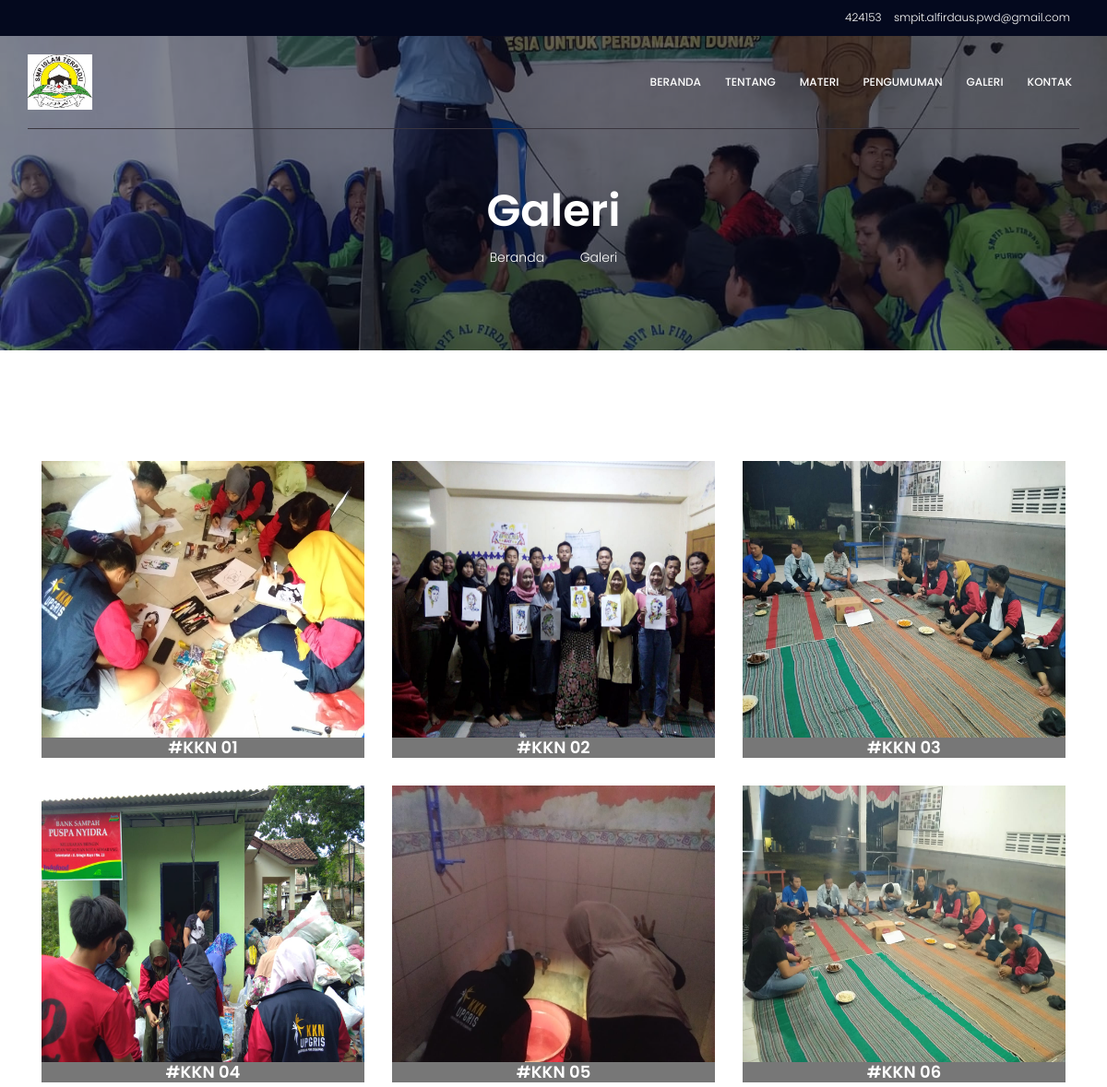
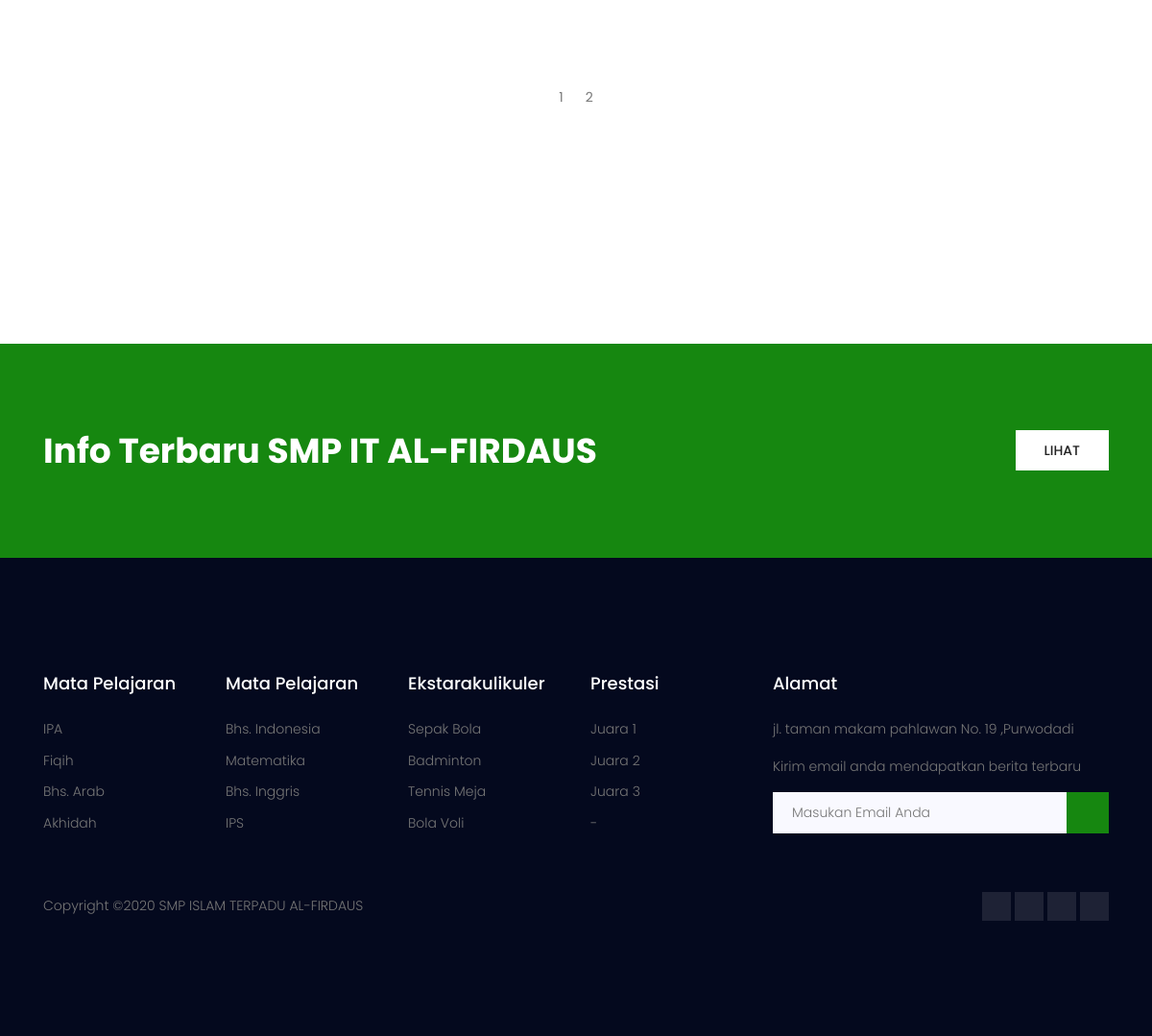
The page /galeri.php on the database its author committed (2 pictures, top to bottom).
### tables this page shows
CREATE TABLE `galeri` (
  `id_galeri` int(11) NOT NULL,
  `photo_galeri` text,
  `kegiatan_galeri` text
);

### galeri.php (the view, shortened to what this page needs)
<!DOCTYPE html>
<html lang="zxx" class="no-js">
<head>
		<link rel="stylesheet" href="css/linearicons.css">
		<link rel="stylesheet" href="css/font-awesome.min.css">
		<link rel="stylesheet" href="css/bootstrap.css">
		<link rel="stylesheet" href="css/magnific-popup.css">
		<link rel="stylesheet" href="css/nice-select.css">
		<link rel="stylesheet" href="css/animate.min.css">
		<link rel="stylesheet" href="css/owl.carousel.css">
		<link rel="stylesheet" href="css/jquery-ui.css">
		<link rel="stylesheet" href="css/main.css">
	</head>
	<body>
           <?php include "component/header.php"?>
		<section class="banner-area relative about-banner" id="home">
			<div class="overlay overlay-bg"></div>
			<div class="container">
				<div class="row d-flex align-items-center justify-content-center">
					<div class="about-content col-lg-12">
						<h1 class="text-white">
							Galeri
						</h1>
						<p class="text-white link-nav"><a href="index.php">Beranda </a>  <span class="lnr lnr-arrow-right"></span>  <a href="galeri.php"> Galeri</a></p>
					</div>
				</div>
			</div>
		</section>
		<section class="gallery-area section-gap">
			<div class="container">
				<div class="row">
                       <?php
                       require 'connection/config.php';
                       $halaman = 6;
                       $page = isset($_GET["halaman"]) ? (int)$_GET["halaman"] : 1;
                       $mulai = ($page>1) ? ($page * $halaman) - $halaman : 0;
                       $result = mysqli_query($conn, "SELECT * FROM galeri");
                       $total = mysqli_num_rows($result);
                       $pages = ceil($total/$halaman);
                       $query = mysqli_query($conn, "SELECT * FROM galeri LIMIT $mulai, $halaman");
                       while ($data = mysqli_fetch_array($query)) {
                       echo '
					<div class="col-lg-4">
						<a href="admin/pages/upload/gambar-galeri/'.$data['photo_galeri'].'" class="img-gal">
							<div class="single-imgs relative">
								<div class="overlay overlay-bg"></div>
								<div class="relative">
									<img class="img-fluid" src="admin/pages/upload/gambar-galeri/'.$data['photo_galeri'].'" style="height: 300px" alt="">
								</div>
                                       <h4 style="text-align: center; background-color: #777777;color: white"> '.$data['kegiatan_galeri'].'</h4>
							</div>
						</a>
					</div>
					'; }?>
				</div>
                   <nav class="blog-pagination justify-content-center d-flex">
                       <ul class="pagination">
                           <?php
                           $halaman = $_GET['halaman'];
                           ?>
                           <?php for ($i=1; $i<=$pages ; $i++){ ?>
                               <li <?php if($halaman== $i){ $class ='page-item active'; }else{ $class='page-item';} ?>  class="<?php echo $class ?>""><a href="?halaman=<?php echo $i; ?>" class="page-link"><?php echo $i; ?></a></li>
                           <?php } ?>
                       </ul>
                   </nav>
			</div>
		</section>
           <section class="cta-two-area">
               <div class="container">
                   <div class="row">
                       <div class="col-lg-8 cta-left">
                           <h1>Info Terbaru SMP IT AL-FIRDAUS</h1>
                       </div>
                       <div class="col-lg-4 cta-right">
                           <a class="primary-btn wh" href="pengumuman.php?halaman=1">Lihat</a>
                       </div>
                   </div>
               </div>
           </section>
           <?php include "component/footer.php"?>
	</body>
</html>

### component/header.php
<header id="header" id="home">
    <div class="header-top">
        <div class="container">
            <div class="row">
                <div class="col-lg-6 col-sm-6 col-8 header-top-left no-padding">
                    <ul>
                        <li><a href="#"><i class="fa fa-facebook"></i></a></li>
                        <li><a href="#"><i class="fa fa-twitter"></i></a></li>
                        <li><a href="#"><i class="fa fa-dribbble"></i></a></li>
                        <li><a href="#"><i class="fa fa-behance"></i></a></li>
                    </ul>
                </div>
                <div class="col-lg-6 col-sm-6 col-4 header-top-right no-padding">
                    <a href="tel:424153"><span class="lnr lnr-phone-handset"></span> <span class="text">424153</span></a>
                    <a href="mailto:smpit.alfirdaus.pwd@gmail.com"><span class="lnr lnr-envelope"></span> <span class="text">smpit.alfirdaus.pwd@gmail.com</span></a>
                </div>
            </div>
        </div>
    </div>
    <div class="container main-menu">
        <div class="row align-items-center justify-content-between d-flex">
            <div id="logo">
                <a href="index.php"><img src="img/logo-smp-it.jpeg" style="height: 60px;width: 70px" alt="" title="" /></a>
            </div>
            <nav id="nav-menu-container">
                <ul class="nav-menu">
                    <li><a href="index.php">Beranda</a></li>
                    <li><a href="tentang.php">Tentang</a></li>
                    <li><a href="materi.php?halaman=1">Materi</a></li>
                    <li><a href="pengumuman.php?halaman=1">Pengumuman</a></li>
                    <li><a href="galeri.php?halaman=1">Galeri</a></li>
                    <li><a href="kontak.php">Kontak</a></li>
                </ul>
            </nav>
        </div>
    </div>
</header>

### component/footer.php
<footer class="footer-area section-gap">
    <div class="container">
        <div class="row">
            <div class="col-lg-2 col-md-6 col-sm-6">
                <div class="single-footer-widget">
                    <h4>Mata Pelajaran</h4>
                    <ul>
                        <li><a href="#">IPA</a></li>
                        <li><a href="#">Fiqih</a></li>
                        <li><a href="#">Bhs. Arab</a></li>
                        <li><a href="#">Akhidah</a></li>
                    </ul>
                </div>
            </div>
            <div class="col-lg-2 col-md-6 col-sm-6">
                <div class="single-footer-widget">
                    <h4>Mata Pelajaran</h4>
                    <ul>
                        <li><a href="#">Bhs. Indonesia</a></li>
                        <li><a href="#">Matematika</a></li>
                        <li><a href="#">Bhs. Inggris</a></li>
                        <li><a href="#">IPS</a></li>
                    </ul>
                </div>
            </div>
            <div class="col-lg-2 col-md-6 col-sm-6">
                <div class="single-footer-widget">
                    <h4>Ekstarakulikuler</h4>
                    <ul>
                        <li><a href="#">Sepak Bola</a></li>
                        <li><a href="#">Badminton</a></li>
                        <li><a href="#">Tennis Meja</a></li>
                        <li><a href="#">Bola Voli</a></li>
                    </ul>
                </div>
            </div>
            <div class="col-lg-2 col-md-6 col-sm-6">
                <div class="single-footer-widget">
                    <h4>Prestasi</h4>
                    <ul>
                        <li><a href="#">Juara 1</a></li>
                        <li><a href="#">Juara 2</a></li>
                        <li><a href="#">Juara 3</a></li>
                        <li><a href="#">-</a></li>
                    </ul>
                </div>
            </div>
            <div class="col-lg-4  col-md-6 col-sm-6">
                <div class="single-footer-widget">
                    <h4>Alamat</h4>
                    <p>jl. taman makam pahlawan No. 19 ,Purwodadi</p>
                    <p>Kirim email anda mendapatkan berita terbaru</p>
                    <div class="" id="mc_embed_signup">
                        <form action="#" method="post">
                            <div class="input-group">
                                <input type="text" class="form-control" name="email" placeholder="Masukan Email Anda" required="" type="email">
                                <div class="input-group-btn">
                                    <button class="btn btn-default" type="submit">
                                        <span class="lnr lnr-arrow-right"></span>
                                    </button>
                                </div>
                            </div>
                        </form>
                    </div>
                </div>
            </div>
        </div>
        <div class="footer-bottom row align-items-center justify-content-between">
            <p class="footer-text m-0 col-lg-6 col-md-12">
                Copyright &copy;<script>document.write(new Date().getFullYear());</script>
                SMP ISLAM TERPADU AL-FIRDAUS
                </p>
            <div class="col-lg-6 col-sm-12 footer-social">
                <a href="#"><i class="fa fa-facebook"></i></a>
                <a href="#"><i class="fa fa-twitter"></i></a>
                <a href="#"><i class="fa fa-dribbble"></i></a>
                <a href="#"><i class="fa fa-behance"></i></a>
            </div>
        </div>
    </div>
</footer>

### rows shown on the page
galeri: photo_galeri (picture), kegiatan_galeri "#KKN 01"
galeri: photo_galeri (picture), kegiatan_galeri "#KKN 02"
galeri: photo_galeri (picture), kegiatan_galeri "#KKN 03"
galeri: photo_galeri (picture), kegiatan_galeri "#KKN 04"
galeri: photo_galeri (picture), kegiatan_galeri "#KKN 05"
galeri: photo_galeri (picture), kegiatan_galeri "#KKN 06"
